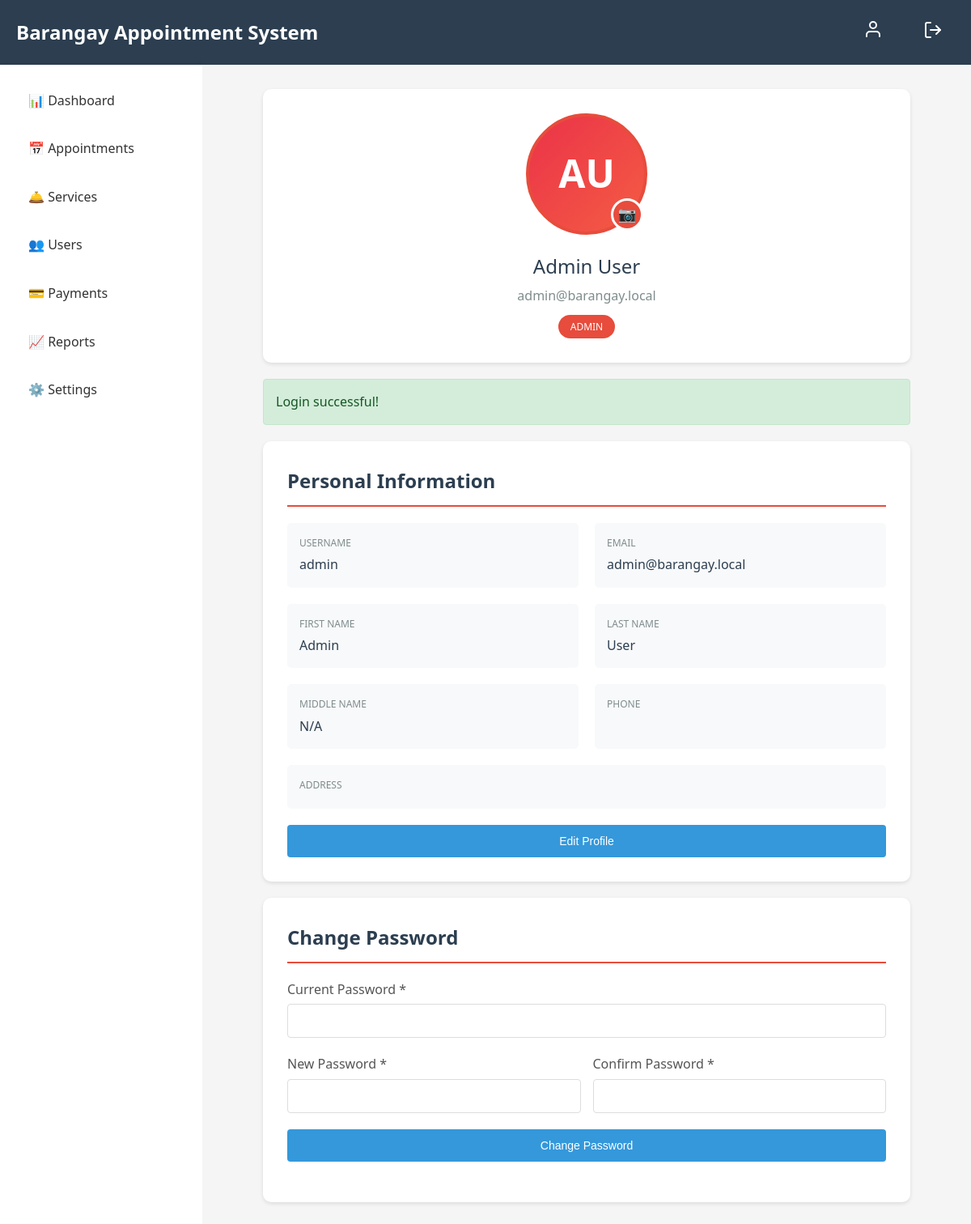
The app's page /views/admin/profile.php (signed in) with its own data.
### tables this page shows
CREATE TABLE users (
    id INT AUTO_INCREMENT PRIMARY KEY,
    username VARCHAR(50) UNIQUE NOT NULL,
    email VARCHAR(100) UNIQUE NOT NULL,
    password VARCHAR(255) NOT NULL,
    first_name VARCHAR(50) NOT NULL,
    last_name VARCHAR(50) NOT NULL,
    middle_name VARCHAR(50),
    phone VARCHAR(20),
    address TEXT,
    profile_picture VARCHAR(255) DEFAULT NULL,
    role ENUM('admin', 'staff', 'resident') DEFAULT 'resident',
    is_active TINYINT(1) DEFAULT 1,
    created_at TIMESTAMP DEFAULT CURRENT_TIMESTAMP,
    updated_at TIMESTAMP DEFAULT CURRENT_TIMESTAMP ON UPDATE CURRENT_TIMESTAMP,
    INDEX idx_email (email),
    INDEX idx_role (role)
);

### models/User.php (called while the page is built, shortened)
<?php
class User
{
    private $conn;
    private $table = 'users';
    public $id;
    public function __construct($db)
    {
        $this->conn = $db;
    }
    public function readOne()
    {
        $query = "SELECT id, username, email, first_name, last_name, middle_name,
                  phone, address, profile_picture, role, is_active, created_at
                  FROM " . $this->table . "
                  WHERE id = ? LIMIT 0,1";
        $stmt = $this->conn->prepare($query);
        $stmt->bindParam(1, $this->id);
        $stmt->execute();
        $row = $stmt->fetch(PDO::FETCH_ASSOC);
        if ($row) {
            $this->username = $row['username'];
            $this->email = $row['email'];
            $this->first_name = $row['first_name'];
            $this->last_name = $row['last_name'];
            $this->middle_name = $row['middle_name'];
            $this->role = $row['role'];
            return true;
        }
        return false;
    }
}

### views/admin/profile.php (the view, shortened to what this page needs)
<?php
require_once __DIR__ . '/../../models/User.php';
$database = new Database();
$db = $database->getConnection();
$user = new User($db);
$user->id = $_SESSION['user_id'];
$user->readOne();
?>
<!DOCTYPE html>
<html lang="en">
<head>
    <link rel="stylesheet" href="<?php echo SITE_URL; ?>/assets/css/style.css">
</head>
<body>
    <?php include __DIR__ . '/../includes/admin_header.php'; ?>
    <div class="main-container">
        <?php include __DIR__ . '/../includes/admin_sidebar.php'; ?>
        <main class="content">
            <div class="profile-container">
                <div class="profile-header">
                    <div class="profile-avatar-wrapper">
                        <div class="profile-avatar" id="avatarDisplay">
                            <?php if (!empty($user->profile_picture) && file_exists(__DIR__ . '/../../' . $user->profile_picture)): ?>
                                <img src="<?php echo SITE_URL . '/' . $user->profile_picture; ?>?v=<?php echo time(); ?>" alt="Profile Picture">
                            <?php else: ?>
                                <?php echo strtoupper(substr($user->first_name, 0, 1) . substr($user->last_name, 0, 1)); ?>
                            <?php endif; ?>
                        </div>
                        <button class="change-picture-btn" onclick="openPictureModal()" title="Change Picture">📷</button>
                    </div>
                    <div class="profile-name">
                        <?php echo htmlspecialchars($user->first_name . ' ' . ($user->middle_name ? $user->middle_name . ' ' : '') . $user->last_name); ?>
                    </div>
                    <div class="profile-email">
                        <?php echo htmlspecialchars($user->email); ?>
                    </div>
                    <span class="profile-role"><?php echo ucfirst($user->role); ?></span>
                </div>
                <?php if (isset($_SESSION['success'])): ?>
                    <div class="alert alert-success">
                        <?php
                        echo $_SESSION['success'];
                        ?>
                    </div>
                <?php endif; ?>
                <div class="profile-section view-mode" id="viewMode">
                    <h2>Personal Information</h2>
                    <div class="info-grid">
                        <div class="info-item">
                            <div class="info-label">Username</div>
                            <div class="info-value"><?php echo htmlspecialchars($user->username); ?></div>
                        </div>
                        <div class="info-item">
                            <div class="info-label">Email</div>
                            <div class="info-value"><?php echo htmlspecialchars($user->email); ?></div>
                        </div>
                        <div class="info-item">
                            <div class="info-label">First Name</div>
                            <div class="info-value"><?php echo htmlspecialchars($user->first_name); ?></div>
                        </div>
                        <div class="info-item">
                            <div class="info-label">Last Name</div>
                            <div class="info-value"><?php echo htmlspecialchars($user->last_name); ?></div>
                        </div>
                        <div class="info-item">
                            <div class="info-label">Middle Name</div>
                            <div class="info-value"><?php echo htmlspecialchars($user->middle_name ?: 'N/A'); ?></div>
                        </div>
                        <div class="info-item">
                            <div class="info-label">Phone</div>
                        </div>
                    </div>
                    <div class="info-item">
                        <div class="info-label">Address</div>
                    </div>
                    <div style="margin-top: 20px;">
                        <button onclick="toggleEditMode()" class="btn btn-primary">Edit Profile</button>
                    </div>
                </div>
                <div class="profile-section">
                    <h2>Change Password</h2>
                    <form method="POST" action="<?php echo SITE_URL; ?>/controllers/ProfileController.php">
                        <div class="form-group">
                            <label for="current_password">Current Password *</label>
                            <input type="password" id="current_password" name="current_password" required>
                        </div>
                        <div class="form-row">
                            <div class="form-group">
                                <label for="new_password">New Password *</label>
                                <input type="password" id="new_password" name="new_password" required minlength="6">
                            </div>
                            <div class="form-group">
                                <label for="confirm_password">Confirm Password *</label>
                                <input type="password" id="confirm_password" name="confirm_password" required minlength="6">
                            </div>
                        </div>
                        <div class="form-group">
                            <button type="submit" class="btn btn-primary">Change Password</button>
                        </div>
                    </form>
                </div>
            </div>
        </main>
    </div>
</body>
</html>

### assets/css/style.css (style rules this page uses)
* { margin: 0; padding: 0; box-sizing: border-box; }
body { font-family: 'Segoe UI', Tahoma, Geneva, Verdana, sans-serif; background-color: #f5f5f5; color: #333; line-height: 1.6; }
.main-container { display: flex; min-height: calc(100vh - 60px); }
.content { flex: 1; padding: 30px; background-color: #f5f5f5; }
.form-group { margin-bottom: 20px; }
.form-row { display: grid; grid-template-columns: repeat(auto-fit, minmax(200px, 1fr)); gap: 15px; }
.form-group label { display: block; margin-bottom: 5px; color: #555; font-weight: 500; }
.form-group input, .form-group select, .form-group textarea { width: 100%; padding: 12px; border: 1px solid #ddd; border-radius: 4px; font-size: 14px; transition: border-color 0.3s; }
.btn { padding: 12px 24px; border: none; border-radius: 4px; cursor: pointer; font-size: 14px; text-decoration: none; display: inline-block; transition: all 0.3s; }
.btn-primary { background-color: #3498db; color: white; width: 100%; }
.alert { padding: 15px; margin-bottom: 20px; border-radius: 4px; }
.alert-success { background-color: #d4edda; color: #155724; border: 1px solid #c3e6cb; }

### views/admin/profile.php (style rules this page uses)
.profile-container { max-width: 800px; margin: 0 auto; }
.profile-header { background: white; padding: 30px; border-radius: 10px; box-shadow: 0 2px 5px rgba(0, 0, 0, 0.1); margin-bottom: 20px; text-align: center; }
.profile-avatar-wrapper { position: relative; width: 150px; height: 150px; margin: 0 auto 20px; }
.profile-avatar { width: 150px; height: 150px; border-radius: 50%; object-fit: cover; border: 4px solid #e74c3c; background: linear-gradient(135deg, #eb3349 0%, #f45c43 100%); display: flex; align-items: center; justify-content: center; font-size: 48px; color: white; font-weight: bold; }
.change-picture-btn { position: absolute; bottom: 5px; right: 5px; width: 40px; height: 40px; border-radius: 50%; background: #e74c3c; color: white; border: 3px solid white; cursor: pointer; display: flex; align-items: center; justify-content: center; font-size: 18px; transition: background 0.3s; }
.profile-name { font-size: 24px; color: #2c3e50; margin-bottom: 5px; }
.profile-email { color: #7f8c8d; margin-bottom: 10px; }
.profile-role { display: inline-block; padding: 5px 15px; background: #e74c3c; color: white; border-radius: 20px; font-size: 12px; text-transform: uppercase; }
.profile-section { background: white; padding: 30px; border-radius: 10px; box-shadow: 0 2px 5px rgba(0, 0, 0, 0.1); margin-bottom: 20px; }
.profile-section h2 { margin-top: 0; color: #2c3e50; border-bottom: 2px solid #e74c3c; padding-bottom: 10px; margin-bottom: 20px; }
.info-grid { display: grid; grid-template-columns: 1fr 1fr; gap: 20px; margin-bottom: 20px; }
.info-item { padding: 15px; background: #f8f9fa; border-radius: 5px; }
.info-label { font-size: 12px; color: #7f8c8d; text-transform: uppercase; margin-bottom: 5px; }
.info-value { font-size: 16px; color: #2c3e50; font-weight: 500; }

### records on screen
users: first_name+last_name "AU", first_name+middle_name+last_name "Admin User", email "admin@barangay.local", role "ADMIN", username "admin", first_name "Admin", last_name "User", middle_name "N/A"

### other values on screen
SITE_NAME "Barangay Appointment System"
$_SESSION['success'] "Login successful!"
